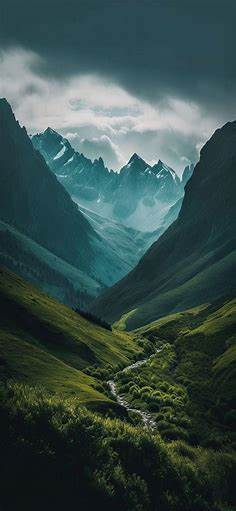
#> input picture CS50P/6-File_I_O/6.2-Shorts/in.jpg, 236 x 511 px
$ python image.py
#> lines starting #> are read from the running program, lines starting #| are printed output that depends on the picture
from PIL import Image
from PIL import ImageFilter
import os

in_path = os.path.join(os.path.dirname(__file__),"in.jpg")
out_path = os.path.join(os.path.dirname(__file__),"out.jpg")

def main():
    with Image.open(in_path) as image:
#> image is the input picture: PIL image 236x511 RGB; mean R, G, B 55.9, 77.3, 74.7
        img = image.rotate(180)
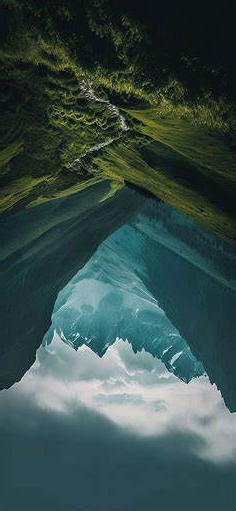
#> img: PIL image 236x511 RGB; mean R, G, B 55.9, 77.3, 74.7
        img = img.filter(ImageFilter.BLUR)
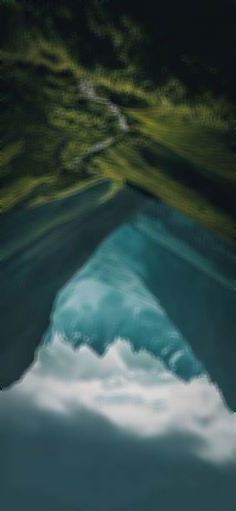
#> img: PIL image 236x511 RGB; mean R, G, B 55.9, 77.3, 74.7
        img.save(out_path)

if __name__ =="__main__":
    main()

$ run again, with CS50P/6-File_I_O/6.2-Shorts/2.PNG saved as CS50P/6-File_I_O/6.2-Shorts/in.jpg
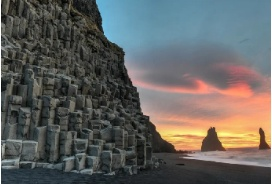
#> input picture CS50P/6-File_I_O/6.2-Shorts/2.PNG, 272 x 184 px
#> in main, image is the input picture: PIL image 272x184 RGB; mean R, G, B 98.8, 98.4, 95.8
#> in main, `img = image.rotate(180)`:
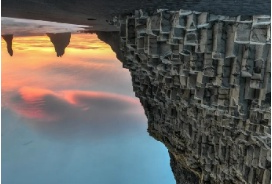
#> img: PIL image 272x184 RGB; mean R, G, B 98.8, 98.4, 95.8
#> in main, `img = img.filter(ImageFilter.BLUR)`:
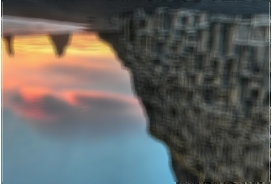
#> img: PIL image 272x184 RGB; mean R, G, B 99.1, 98.7, 96.2

$ run again, with CS50P/6-File_I_O/6.2-Shorts/3.PNG saved as CS50P/6-File_I_O/6.2-Shorts/in.jpg
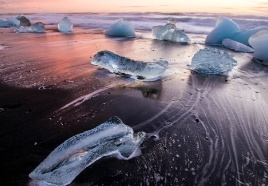
#> input picture CS50P/6-File_I_O/6.2-Shorts/3.PNG, 268 x 186 px
#> in main, image is the input picture: PIL image 268x186 RGB; mean R, G, B 111, 100.2, 111.1
#> in main, `img = image.rotate(180)`:
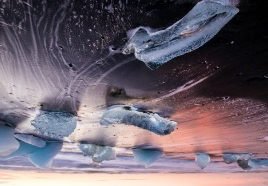
#> img: PIL image 268x186 RGB; mean R, G, B 111, 100.2, 111.1
#> in main, `img = img.filter(ImageFilter.BLUR)`:
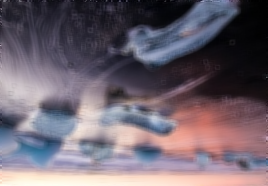
#> img: PIL image 268x186 RGB; mean R, G, B 111, 100.2, 111.1
